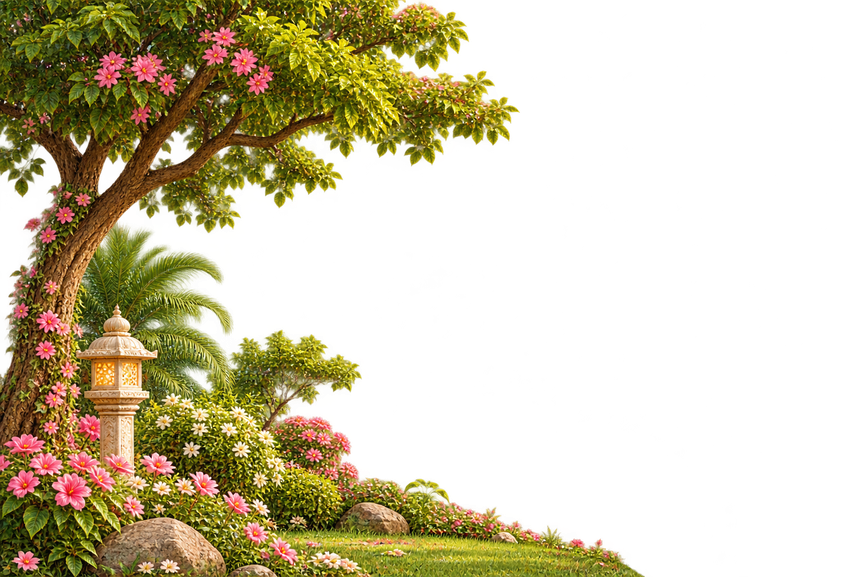
#> input picture assets/daytime/B07_left_trees.png, 866 x 577 px, shrunk from 1536 x 1024 before the run; its folder holds 7 pictures in this run
$ python grade_evening_assets.py
#> lines starting #> are read from the running program, lines starting #| are printed output that depends on the picture; after the words box and inside, x2 and y2 are one past the last pixel; in counts of white or black regions, pixels touching at a corner belong together
import numpy as np
from PIL import Image, ImageFilter
SRC='../assets/daytime/'
OUT='../assets/evening/'

def load(f):
#> called with f = 'B07_left_trees.png'
    im=Image.open(SRC+f).convert('RGBA'); return np.array(im).astype(np.float32)/255
#> in load, im is the input picture: PIL image 866x577 RGBA; mean R, G, B, A 58.4, 49.8, 16.4, 99.1

def save(a,name,q=88):
    a=np.clip(a,0,1)
    Image.fromarray((a*255+.5).astype(np.uint8),'RGBA').save(OUT+name,'WEBP',quality=q,method=6)

def lum(rgb): return rgb@np.array([.299,.587,.114],np.float32)

def grade(a,tint,gain,desat,gamma=1.0,vgrad=None,keep_warm=0.0,warm_boost=1.0,shadowtint=None):
#> called with tint = (0.62, 0.52, 0.72), gain = 0.58, desat = 0.28, gamma = 1.15, vgrad = (0.75, 1), keep_warm = 0.9, warm_boost = 1
    rgb=a[...,:3]; al=a[...,3:]
#> after `rgb = a[..., :3]`:
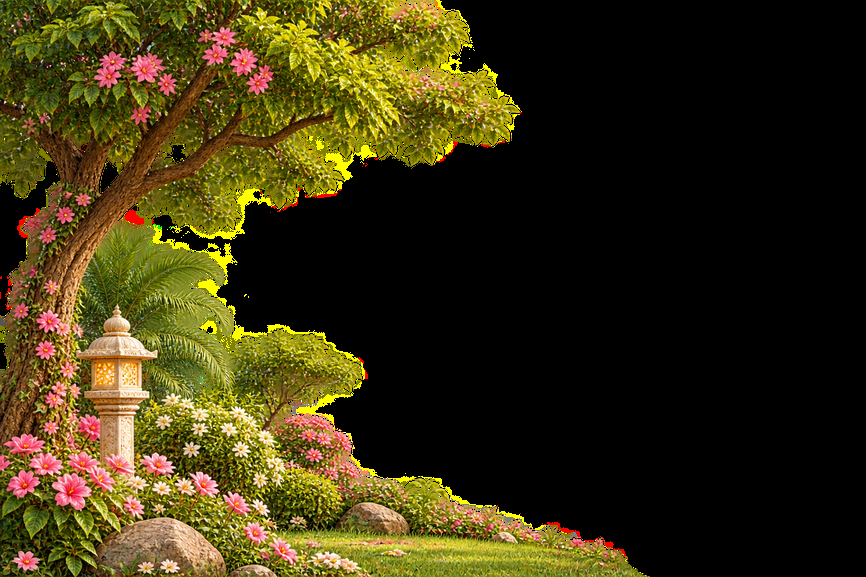
#> rgb: shape (577, 866, 3) float32; mean of channels 0, 1, 2 0.229, 0.195, 0.0641; drawn as R, G, B
#> after `al = a[..., 3:]`:
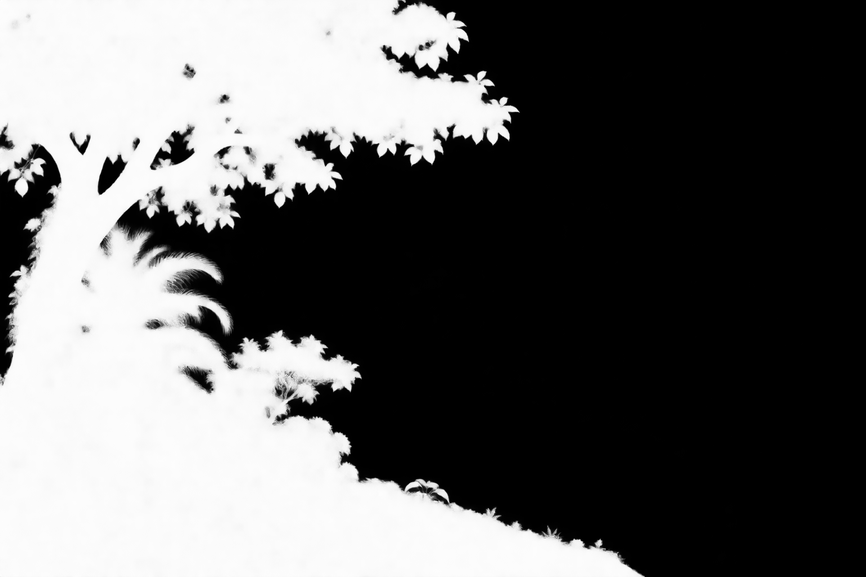
#> al: shape (577, 866, 1) float32; min 0, max 1, mean 0.389
    L=lum(rgb)[...,None]
    # warm emissive mask: yellow lantern / lamp light
    r,g,b=rgb[...,0],rgb[...,1],rgb[...,2]
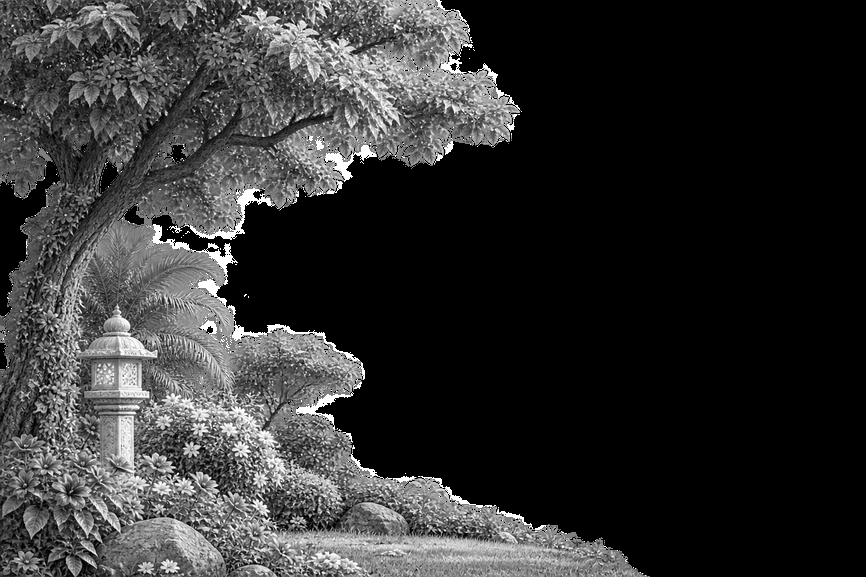
#> g: shape (577, 866) float32; min 0, max 1, mean 0.195
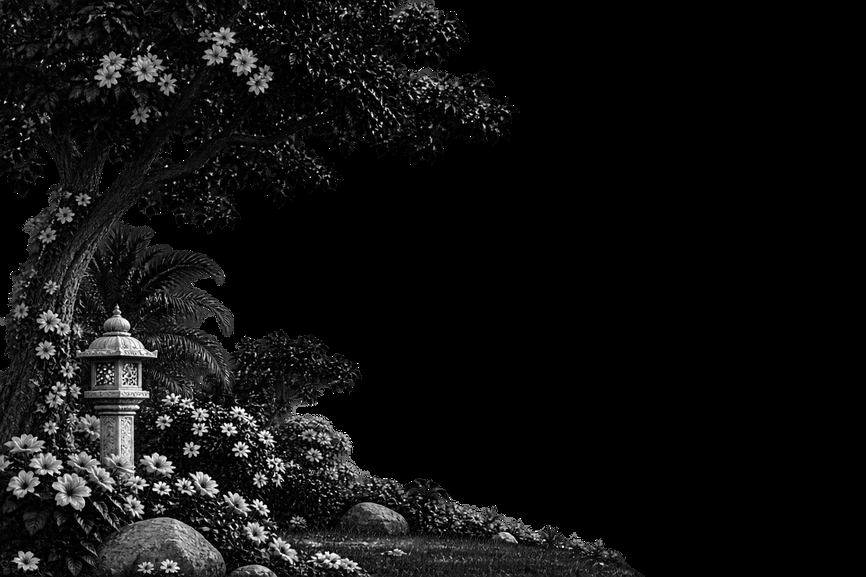
#> b: shape (577, 866) float32; min 0, max 1, mean 0.0641
    warm=((r>.80)&(g>.62)&(b<.62*g)&(r-b>.35)).astype(np.float32)
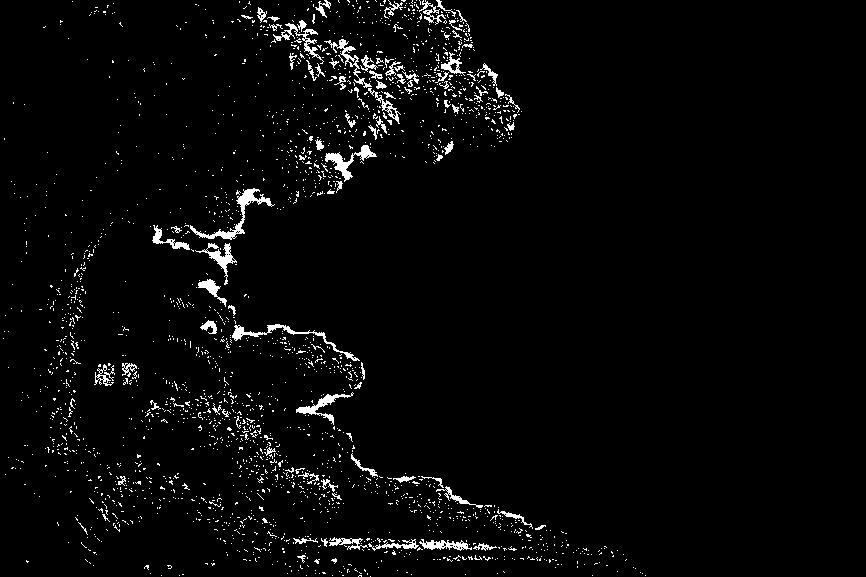
#> warm: shape (577, 866) float32; values 0 (black) and 1 (white), 3% white in thin lines or dots, all inside (x1, y1, x2, y2) = (3, 0, 646, 577)
    warm=np.array(Image.fromarray((warm*255).astype(np.uint8)).filter(ImageFilter.GaussianBlur(2)))/255.
    warm=warm[...,None]
    x=rgb*(1-desat)+L*desat
    x=np.power(np.clip(x,0,1),gamma)
    x=x*np.array(tint,np.float32)*gain
    if shadowtint is not None:
        x=x+(1-np.clip(L*1.4,0,1))*np.array(shadowtint,np.float32)*0.05
    if vgrad is not None:
        h=a.shape[0]; ys=np.linspace(0,1,h)[:,None,None]
#> after `h = a.shape[0]`: h = 577
#> after `ys = np.linspace(0, 1, h)[:, None, None]`: ys = 577 values from 0 to 1
        top,bot=vgrad
        x=x*(top+(bot-top)*ys)
    # re-light emissive parts
    x=x*(1-warm*keep_warm)+np.clip(rgb*warm_boost,0,1)*warm*keep_warm
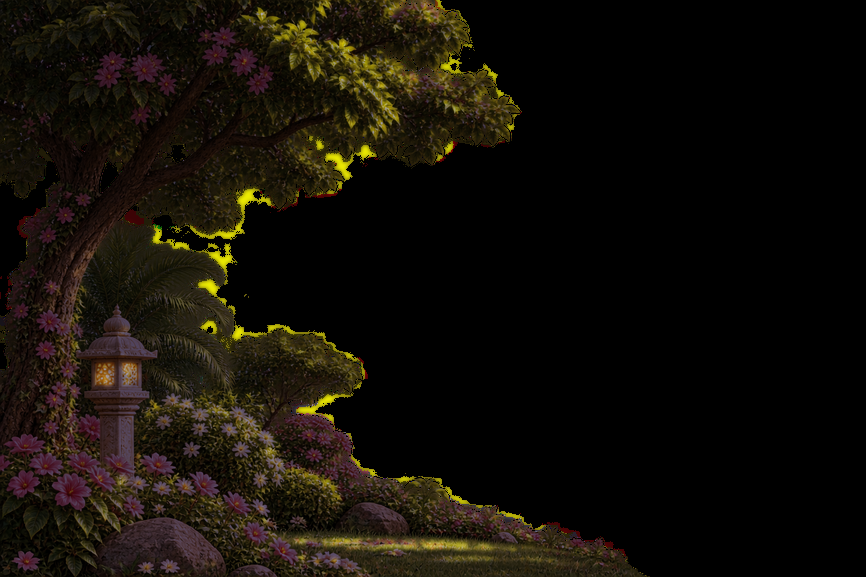
#> x: shape (577, 866, 3) float64; mean of channels 0, 1, 2 0.0775, 0.0601, 0.0326; drawn as R, G, B
    return np.concatenate([np.clip(x,0,1),al],-1)
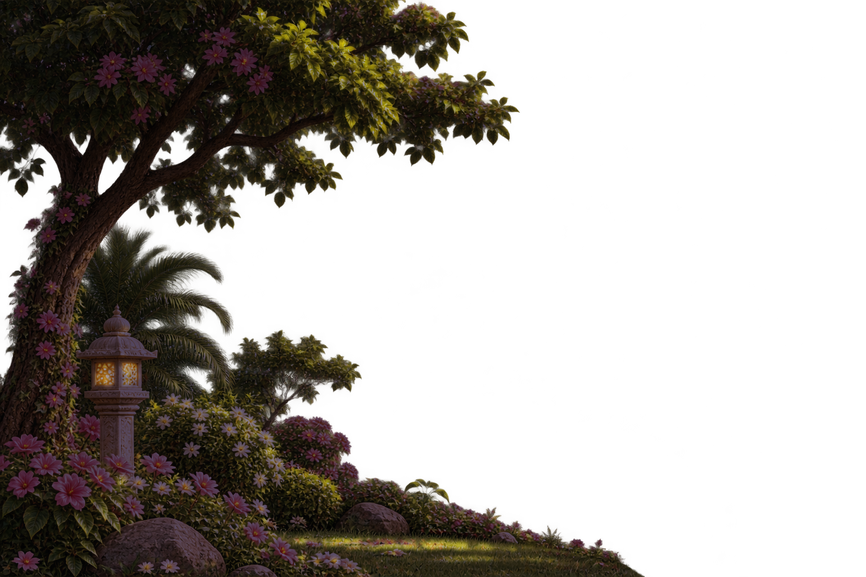
#> returned value: shape (577, 866, 4) float64; mean of channels 0, 1, 2, 3 0.0775, 0.0601, 0.0326, 0.389; transparent parts drawn white

def screen_glow(a,mask_strength=1.0):
    return a

if __name__=='__main__':
    # TREES (lantern light kept)
    for n,f in [('trees_left','B07_left_trees.png'),('trees_right','B08_right_trees.png')]:
        a=load(f)
        d=grade(a,(0.62,0.52,0.72),0.58,0.28,1.15,vgrad=(0.75,1.0),keep_warm=0.9,warm_boost=1.0)
        save(d,n+'_dusk.webp')
#> (the run stopped early here; a loop or call above may not have finished)
